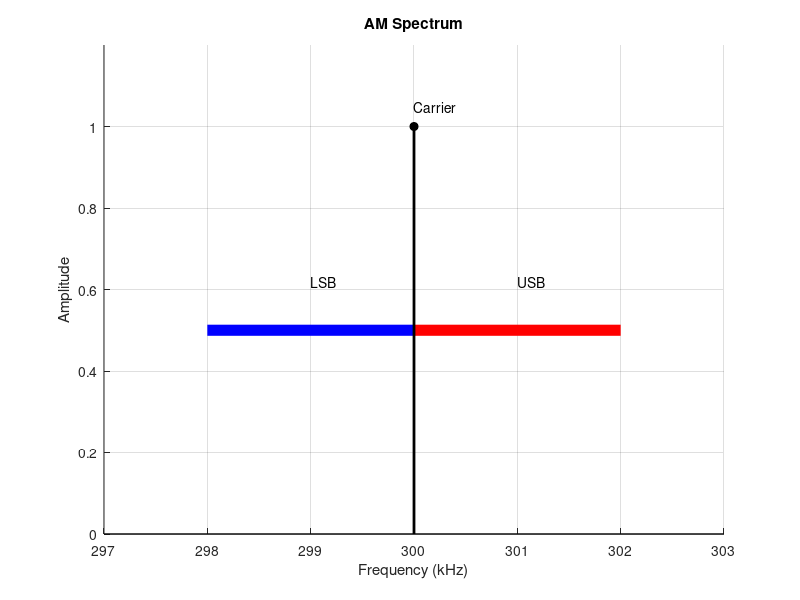

This figure's MATLAB source:
clc;
clear;
close all;

fc = 300;      % Carrier frequency (kHz)
BW = 2;        % Message bandwidth (kHz)

figure;
hold on;
grid on;

% Lower Sideband
plot([fc-BW fc],[0.5 0.5],'b','LineWidth',8);

% Upper Sideband
plot([fc fc+BW],[0.5 0.5],'r','LineWidth',8);

% Carrier
stem(fc,1,'k','filled','LineWidth',2);

xlabel('Frequency (kHz)');
ylabel('Amplitude');
title('AM Spectrum');

xlim([297 303]);
ylim([0 1.2]);

text(299,0.62,'LSB');
text(300,1.05,'Carrier');
text(301,0.62,'USB');

hold off;
